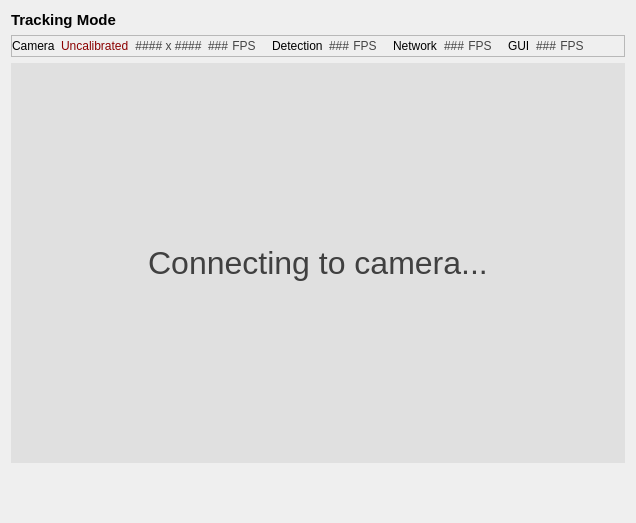
         <widget class="QFrame" name="frame_view">
          <layout class="QVBoxLayout" name="verticalLayout_19">
           <item>
            <widget class="QLabel" name="label_mode">
             <property name="sizePolicy">
              <sizepolicy hsizetype="Preferred" vsizetype="Fixed">
               <horstretch>0</horstretch>
               <verstretch>0</verstretch>
              </sizepolicy>
             </property>
             <property name="font">
              <font>
               <pointsize>11</pointsize>
               <bold>true</bold>
              </font>
             </property>
             <property name="text">
              <string>Tracking Mode</string>
             </property>
             <property name="alignment">
              <set>Qt::AlignLeading|Qt::AlignLeft|Qt::AlignVCenter</set>
             </property>
            </widget>
           </item>
           <item>
            <widget class="QFrame" name="frame_2">
             <property name="sizePolicy">
              <sizepolicy hsizetype="Preferred" vsizetype="Fixed">
               <horstretch>0</horstretch>
               <verstretch>0</verstretch>
              </sizepolicy>
             </property>
             <property name="frameShape">
              <enum>QFrame::StyledPanel</enum>
             </property>
             <property name="frameShadow">
              <enum>QFrame::Raised</enum>
             </property>
             <layout class="QHBoxLayout" name="horizontalLayout_21">
              <property name="leftMargin">
               <number>0</number>
              </property>
              <property name="topMargin">
               <number>0</number>
              </property>
              <property name="rightMargin">
               <number>0</number>
              </property>
              <property name="bottomMargin">
               <number>0</number>
              </property>
              <item>
               <widget class="QLabel" name="label_24">
                <property name="font">
                 <font>
                  <bold>false</bold>
                 </font>
                </property>
                <property name="text">
                 <string>Camera</string>
                </property>
               </widget>
              </item>
              <item>
               <widget class="QLabel" name="label_calibrationStatus">
                <property name="styleSheet">
                 <string notr="true">color: darkred;</string>
                </property>
                <property name="text">
                 <string>Uncalibrated</string>
                </property>
               </widget>
              </item>
              <item>
               <widget class="QLabel" name="label_camera_resolution">
                <property name="sizePolicy">
                 <sizepolicy hsizetype="Preferred" vsizetype="Fixed">
                  <horstretch>0</horstretch>
                  <verstretch>0</verstretch>
                 </sizepolicy>
                </property>
                <property name="font">
                 <font>
                  <bold>false</bold>
                 </font>
                </property>
                <property name="styleSheet">
                 <string notr="true">color: #444;</string>
                </property>
                <property name="text">
                 <string>#### x ####</string>
                </property>
                <property name="alignment">
                 <set>Qt::AlignCenter</set>
                </property>
               </widget>
              </item>
              <item>
               <layout class="QHBoxLayout" name="horizontalLayout_14">
                <property name="spacing">
                 <number>0</number>
                </property>
                <item>
                 <widget class="QLabel" name="label_camera_fps">
                  <property name="font">
                   <font>
                    <bold>false</bold>
                   </font>
                  </property>
                  <property name="styleSheet">
                   <string notr="true">color: #444;</string>
                  </property>
                  <property name="text">
                   <string>###</string>
                  </property>
                 </widget>
                </item>
                <item>
                 <widget class="QLabel" name="label_2">
                  <property name="font">
                   <font>
                    <bold>false</bold>
                   </font>
                  </property>
                  <property name="styleSheet">
                   <string notr="true">color: #444;</string>
                  </property>
                  <property name="text">
                   <string> FPS</string>
                  </property>
                  <property name="alignment">
                   <set>Qt::AlignLeading|Qt::AlignLeft|Qt::AlignVCenter</set>
                  </property>
                 </widget>
                </item>
               </layout>
              </item>
              <item>
               <spacer name="horizontalSpacer_31">
                <property name="orientation">
                 <enum>Qt::Horizontal</enum>
                </property>
                <property name="sizeType">
                 <enum>QSizePolicy::Fixed</enum>
                </property>
                <property name="sizeHint" stdset="0">
                 <size>
                  <width>10</width>
                  <height>20</height>
                 </size>
                </property>
               </spacer>
              </item>
              <item>
               <widget class="QLabel" name="label_25">
                <property name="font">
                 <font>
                  <bold>false</bold>
                 </font>
                </property>
                <property name="text">
                 <string>Detection</string>
                </property>
               </widget>
              </item>
              <item>
               <layout class="QHBoxLayout" name="horizontalLayout_16">
                <property name="spacing">
                 <number>0</number>
                </property>
                <item>
                 <widget class="QLabel" name="label_detection_fps">
                  <property name="font">
                   <font>
                    <bold>false</bold>
                   </font>
                  </property>
                  <property name="styleSheet">
                   <string notr="true">color: #444;</string>
                  </property>
                  <property name="text">
                   <string>###</string>
                  </property>
                 </widget>
                </item>
                <item>
                 <widget class="QLabel" name="label_5">
                  <property name="font">
                   <font>
                    <bold>false</bold>
                   </font>
                  </property>
                  <property name="styleSheet">
                   <string notr="true">color: #444;</string>
                  </property>
                  <property name="text">
                   <string> FPS</string>
                  </property>
                  <property name="alignment">
                   <set>Qt::AlignLeading|Qt::AlignLeft|Qt::AlignVCenter</set>
                  </property>
                 </widget>
                </item>
               </layout>
              </item>
              <item>
               <spacer name="horizontalSpacer_30">
                <property name="orientation">
                 <enum>Qt::Horizontal</enum>
                </property>
                <property name="sizeType">
                 <enum>QSizePolicy::Fixed</enum>
                </property>
                <property name="sizeHint" stdset="0">
                 <size>
                  <width>10</width>
                  <height>20</height>
                 </size>
                </property>
               </spacer>
              </item>
              <item>
               <widget class="QLabel" name="label_26">
                <property name="font">
                 <font>
                  <bold>false</bold>
                 </font>
                </property>
                <property name="text">
                 <string>Network</string>
                </property>
               </widget>
              </item>
              <item>
               <layout class="QHBoxLayout" name="horizontalLayout_10">
                <property name="spacing">
                 <number>0</number>
                </property>
                <item>
                 <widget class="QLabel" name="label_network_fps">
                  <property name="font">
                   <font>
                    <bold>false</bold>
                   </font>
                  </property>
                  <property name="styleSheet">
                   <string notr="true">color: #444;</string>
                  </property>
                  <property name="text">
                   <string>###</string>
                  </property>
                 </widget>
                </item>
                <item>
                 <widget class="QLabel" name="label_7">
                  <property name="font">
                   <font>
                    <bold>false</bold>
                   </font>
                  </property>
                  <property name="styleSheet">
                   <string notr="true">color: #444;</string>
                  </property>
                  <property name="text">
                   <string> FPS</string>
                  </property>
                 </widget>
                </item>
               </layout>
              </item>
              <item>
               <spacer name="horizontalSpacer_27">
                <property name="orientation">
                 <enum>Qt::Horizontal</enum>
                </property>
                <property name="sizeType">
                 <enum>QSizePolicy::Fixed</enum>
                </property>
                <property name="sizeHint" stdset="0">
                 <size>
                  <width>10</width>
                  <height>20</height>
                 </size>
                </property>
               </spacer>
              </item>
              <item>
               <widget class="QLabel" name="label_27">
                <property name="font">
                 <font>
                  <bold>false</bold>
                 </font>
                </property>
                <property name="text">
                 <string>GUI</string>
                </property>
               </widget>
              </item>
              <item>
               <layout class="QHBoxLayout" name="horizontalLayout_11">
                <property name="spacing">
                 <number>0</number>
                </property>
                <item>
                 <widget class="QLabel" name="label_ui_fps">
                  <property name="font">
                   <font>
                    <bold>false</bold>
                   </font>
                  </property>
                  <property name="styleSheet">
                   <string notr="true">color: #444;</string>
                  </property>
                  <property name="text">
                   <string>###</string>
                  </property>
                 </widget>
                </item>
                <item>
                 <widget class="QLabel" name="label_29">
                  <property name="font">
                   <font>
                    <bold>false</bold>
                   </font>
                  </property>
                  <property name="styleSheet">
                   <string notr="true">color: #444;</string>
                  </property>
                  <property name="text">
                   <string> FPS</string>
                  </property>
                 </widget>
                </item>
               </layout>
              </item>
              <item>
               <spacer name="horizontalSpacer_28">
                <property name="orientation">
                 <enum>Qt::Horizontal</enum>
                </property>
                <property name="sizeHint" stdset="0">
                 <size>
                  <width>40</width>
                  <height>20</height>
                 </size>
                </property>
               </spacer>
              </item>
             </layout>
            </widget>
           </item>
           <item>
            <widget class="QLabel" name="label_view_image">
             <property name="sizePolicy">
              <sizepolicy hsizetype="Minimum" vsizetype="Minimum">
               <horstretch>0</horstretch>
               <verstretch>0</verstretch>
              </sizepolicy>
             </property>
             <property name="minimumSize">
              <size>
               <width>600</width>
               <height>400</height>
              </size>
             </property>
             <property name="font">
              <font>
               <pointsize>24</pointsize>
               <bold>false</bold>
              </font>
             </property>
             <property name="styleSheet">
              <string notr="true">QLabel {
 color: #404040; background-color: #e0e0e0;
}</string>
             </property>
             <property name="text">
              <string>Connecting to camera...</string>
             </property>
             <property name="alignment">
              <set>Qt::AlignCenter</set>
             </property>
            </widget>
           </item>
           <item>
            <spacer name="verticalSpacer_8">
             <property name="orientation">
              <enum>Qt::Vertical</enum>
             </property>
             <property name="sizeType">
              <enum>QSizePolicy::Fixed</enum>
             </property>
             <property name="sizeHint" stdset="0">
              <size>
               <width>20</width>
               <height>49</height>
              </size>
             </property>
            </spacer>
           </item>
          </layout>
         </widget>
